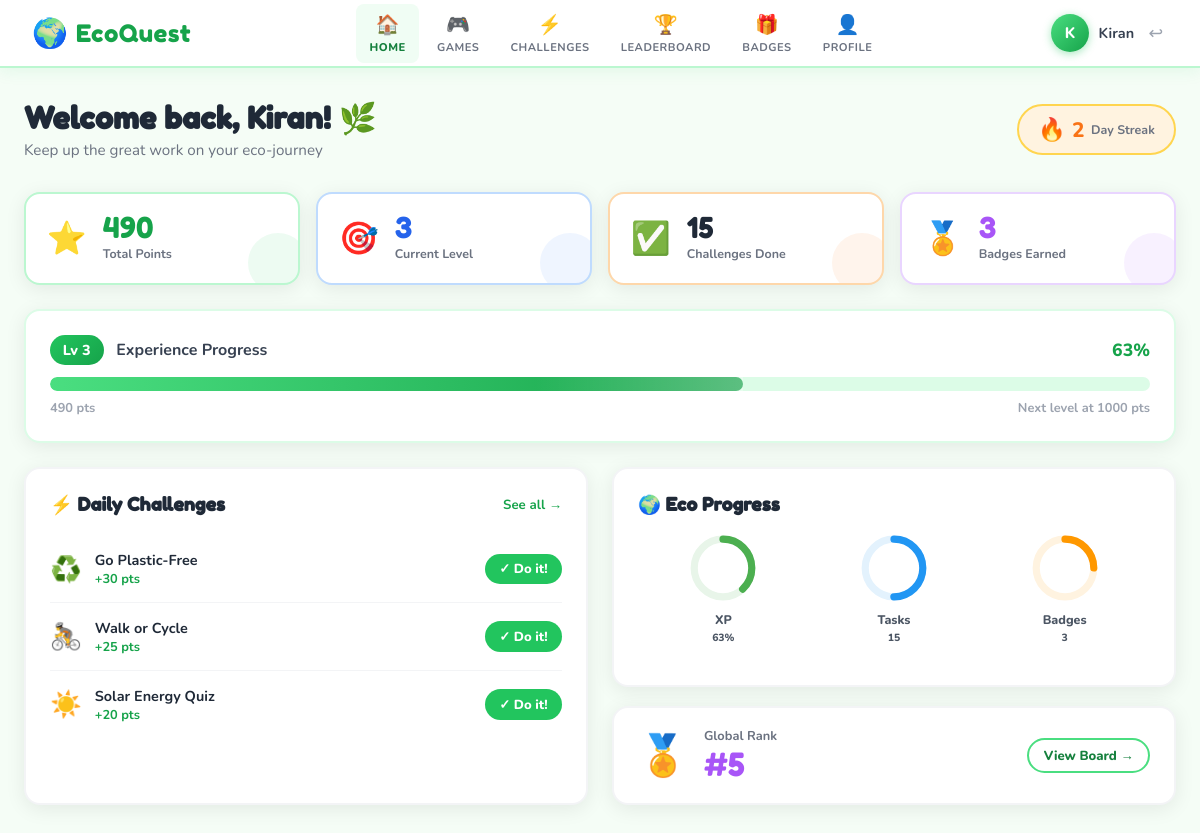
The app's page /dashboard (signed in) with its own data.
### tables this page shows
CREATE TABLE users(
        id INTEGER PRIMARY KEY AUTOINCREMENT,
        name TEXT NOT NULL,
        email TEXT UNIQUE NOT NULL,
        password TEXT NOT NULL,
        points INTEGER DEFAULT 0,
        streak INTEGER DEFAULT 0,
        last_activity TEXT,
        avatar TEXT DEFAULT 'leaf',
        created_at TEXT DEFAULT CURRENT_TIMESTAMP
    , gold_coins INTEGER DEFAULT 0);

CREATE TABLE challenges(
        id INTEGER PRIMARY KEY AUTOINCREMENT,
        title TEXT NOT NULL,
        description TEXT NOT NULL,
        points INTEGER NOT NULL,
        category TEXT NOT NULL,
        difficulty TEXT DEFAULT 'easy',
        icon TEXT DEFAULT '🌱',
        daily INTEGER DEFAULT 0
    );

### app.py (the view)
@app.route('/dashboard')
@login_required
def dashboard():
    uid = session['user_id']
    db  = get_db()
    u   = db.execute('SELECT * FROM users WHERE id=?',(uid,)).fetchone()
    daily = db.execute('''SELECT c.* FROM challenges c
        WHERE c.daily=1 AND c.id NOT IN
        (SELECT challenge_id FROM completions WHERE user_id=? AND DATE(completed_at)=DATE('now'))
        LIMIT 3''',(uid,)).fetchall()
    total_c = db.execute('SELECT COUNT(*) FROM completions WHERE user_id=?',(uid,)).fetchone()[0]
    badges  = db.execute('SELECT badge_key FROM badges WHERE user_id=?',(uid,)).fetchall()
    rank_row= db.execute('SELECT COUNT(*)+1 AS rank FROM users WHERE points>?',(u['points'],)).fetchone()
    db.close()
    lvl = level_for_points(u['points'])
    xp  = xp_progress(u['points'])
    return render_template('dashboard.html', user=u, daily=daily, total_completed=total_c,
                           badges=badges, level=lvl, xp=xp, rank=rank_row['rank'])

### app.py (called while the page is built)
def get_db():
    conn = sqlite3.connect(DB)
    conn.row_factory = sqlite3.Row
    return conn

def login_required(f):
    @wraps(f)
    def decorated(*args, **kwargs):
        if 'user_id' not in session:
            return redirect(url_for('login'))
        return f(*args, **kwargs)
    return decorated

def level_for_points(pts):
    thresholds = [0,100,300,600,1000,1500,2200,3000,4000,5000]
    for i,t in enumerate(thresholds):
        if pts < t: return max(1,i)
    return len(thresholds)

def xp_progress(pts):
    thresholds = [0,100,300,600,1000,1500,2200,3000,4000,5000]
    lvl = level_for_points(pts)
    lo = thresholds[min(lvl-1, len(thresholds)-1)]
    hi = thresholds[min(lvl, len(thresholds)-1)]
    if hi == lo: return 100
    return int((pts - lo) / (hi - lo) * 100)

### templates/dashboard.html (shortened to what this page needs)
{% extends "base.html" %}
{% block content %}
<div class="page-header">
  <div>
    <h1 class="page-title">Welcome back, {{ user.name.split()[0] }}! 🌿</h1>
    <p class="page-sub">Keep up the great work on your eco-journey</p>
  </div>
  <div class="header-streak">
    <span class="streak-flame">🔥</span>
    <span class="streak-count">{{ user.streak }}</span>
    <span class="streak-label">Day Streak</span>
  </div>
</div>
<div class="stats-grid">
  <div class="stat-card stat-green">
    <div class="stat-icon">⭐</div>
    <div class="stat-body">
      <div class="stat-value" id="livePoints">{{ user.points }}</div>
      <div class="stat-label">Total Points</div>
    </div>
    <div class="stat-glow"></div>
  </div>
  <div class="stat-card stat-blue">
    <div class="stat-icon">🎯</div>
    <div class="stat-body">
      <div class="stat-value" id="liveLevel">{{ level }}</div>
      <div class="stat-label">Current Level</div>
    </div>
    <div class="stat-glow"></div>
  </div>
  <div class="stat-card stat-orange">
    <div class="stat-icon">✅</div>
    <div class="stat-body">
      <div class="stat-value">{{ total_completed }}</div>
      <div class="stat-label">Challenges Done</div>
    </div>
    <div class="stat-glow"></div>
  </div>
  <div class="stat-card stat-purple">
    <div class="stat-icon">🏅</div>
    <div class="stat-body">
      <div class="stat-value">{{ badges|length }}</div>
      <div class="stat-label">Badges Earned</div>
    </div>
    <div class="stat-glow"></div>
  </div>
</div>
<div class="xp-card">
  <div class="xp-header">
    <div class="xp-level-badge">Lv {{ level }}</div>
    <span class="xp-title">Experience Progress</span>
    <span class="xp-pct" id="liveXP">{{ xp }}%</span>
  </div>
  <div class="xp-bar-track">
    <div class="xp-bar-fill" id="xpBar" style="width:{{ xp }}%"></div>
  </div>
  <div class="xp-footer">
    <span>{{ user.points }} pts</span>
    <span>Next level at {{ [100,300,600,1000,1500,2200,3000,4000,5000][level] if level < 9 else '🏆 Max' }} pts</span>
  </div>
</div>
<div class="two-col">
  <div class="section-card">
    <div class="section-header">
      <h2 class="section-title">⚡ Daily Challenges</h2>
      <a href="{{ url_for('challenges') }}" class="see-all">See all →</a>
    </div>
    {% if daily %}
      {% for c in daily %}
      <div class="challenge-row" id="dc-{{ c.id }}">
        <div class="ch-icon">{{ c.icon }}</div>
        <div class="ch-info">
          <div class="ch-name">{{ c.title }}</div>
          <div class="ch-pts">+{{ c.points }} pts</div>
        </div>
        <button class="btn-complete" onclick="completeChallenge({{ c.id }}, this)">
          ✓ Do it!
        </button>
      </div>
      {% endfor %}
    {% else %}
      <div class="empty-state">
        <div class="empty-icon">🎉</div>
        <p>All daily challenges done! Come back tomorrow.</p>
      </div>
    {% endif %}
  </div>
  <div>
    <div class="section-card" style="margin-bottom:1.2rem">
      <h2 class="section-title">🌍 Eco Progress</h2>
      <div class="eco-rings">
        <div class="eco-ring-item">
          <svg viewBox="0 0 60 60" class="ring-svg">
            <circle cx="30" cy="30" r="24" fill="none" stroke="#e8f5e9" stroke-width="6"/>
            <circle cx="30" cy="30" r="24" fill="none" stroke="#4caf50" stroke-width="6"
              stroke-dasharray="{{ [xp * 1.508, 150.8] | join(' ') }}"
              stroke-dashoffset="37.7" stroke-linecap="round"/>
          </svg>
          <div class="ring-label">XP<br><small>{{ xp }}%</small></div>
        </div>
        <div class="eco-ring-item">
          <svg viewBox="0 0 60 60" class="ring-svg">
            <circle cx="30" cy="30" r="24" fill="none" stroke="#e3f2fd" stroke-width="6"/>
            <circle cx="30" cy="30" r="24" fill="none" stroke="#2196f3" stroke-width="6"
              stroke-dasharray="{{ [total_completed * 7.54, 150.8] | join(' ') }}"
              stroke-dashoffset="37.7" stroke-linecap="round"/>
          </svg>
          <div class="ring-label">Tasks<br><small>{{ total_completed }}</small></div>
        </div>
        <div class="eco-ring-item">
          <svg viewBox="0 0 60 60" class="ring-svg">
            <circle cx="30" cy="30" r="24" fill="none" stroke="#fff3e0" stroke-width="6"/>
            <circle cx="30" cy="30" r="24" fill="none" stroke="#ff9800" stroke-width="6"
              stroke-dasharray="{{ [badges|length * 25.1, 150.8] | join(' ') }}"
              stroke-dashoffset="37.7" stroke-linecap="round"/>
          </svg>
          <div class="ring-label">Badges<br><small>{{ badges|length }}</small></div>
        </div>
      </div>
    </div>
    <div class="section-card rank-card">
      <div class="rank-icon">🏅</div>
      <div>
        <div class="rank-label">Global Rank</div>
        <div class="rank-value">#{{ rank }}</div>
      </div>
      <a href="{{ url_for('leaderboard') }}" class="btn-outline-sm">View Board →</a>
    </div>
  </div>
</div>
{% endblock %}

### templates/base.html (shortened to what this page needs)
<!DOCTYPE html>
<html lang="en">
<head>
<link rel="stylesheet" href="{{ url_for('static', filename='css/main.css') }}"/>
</head>
<body>
{% if session.user_id %}
<nav class="navbar">
  <div class="nav-brand">
    <span class="brand-icon">🌍</span>
    <span class="brand-name">EcoQuest</span>
  </div>
  <ul class="nav-links">
    <li><a href="{{ url_for('dashboard') }}" class="{% if request.endpoint=='dashboard' %}active{% endif %}">
      <span class="nav-icon">🏠</span><span class="nav-label">Home</span></a></li>
    <li><a href="{{ url_for('games') }}" class="{% if request.endpoint and request.endpoint.startswith('game') %}active{% endif %}">
      <span class="nav-icon">🎮</span><span class="nav-label">Games</span></a></li>
    <li><a href="{{ url_for('challenges') }}" class="{% if request.endpoint=='challenges' %}active{% endif %}">
      <span class="nav-icon">⚡</span><span class="nav-label">Challenges</span></a></li>
    <li><a href="{{ url_for('leaderboard') }}" class="{% if request.endpoint=='leaderboard' %}active{% endif %}">
      <span class="nav-icon">🏆</span><span class="nav-label">Leaderboard</span></a></li>
    <li><a href="{{ url_for('rewards') }}" class="{% if request.endpoint=='rewards' %}active{% endif %}">
      <span class="nav-icon">🎁</span><span class="nav-label">Badges</span></a></li>
    <li><a href="{{ url_for('profile') }}" class="{% if request.endpoint=='profile' %}active{% endif %}">
      <span class="nav-icon">👤</span><span class="nav-label">Profile</span></a></li>
  </ul>
  <div class="nav-user">
    <div class="user-avatar">{{ session.user_name[0].upper() }}</div>
    <span class="user-name">{{ session.user_name.split()[0] }}</span>
    <a href="{{ url_for('logout') }}" class="logout-btn" title="Logout">↩</a>
  </div>
</nav>
{% endif %}
<main class="main-content">
  {% block content %}{% endblock %}
</main>
</body>
</html>

### records on screen
users: name "Kiran", streak "2", points "490"
challenges: icon "♻️", title "Go Plastic-Free", points "30"
challenges: icon "🚴", title "Walk or Cycle", points "25"
challenges: icon "☀️", title "Solar Energy Quiz", points "20"

### other values on screen
{{ session.user_name[0].upper() }} "K"
{{ session.user_name.split()[0] }} "Kiran"
{{ level }} "3"
{{ total_completed }} "15"
{{ badges|length }} "3"
{{ xp }} "63"
{{ rank }} "5"
